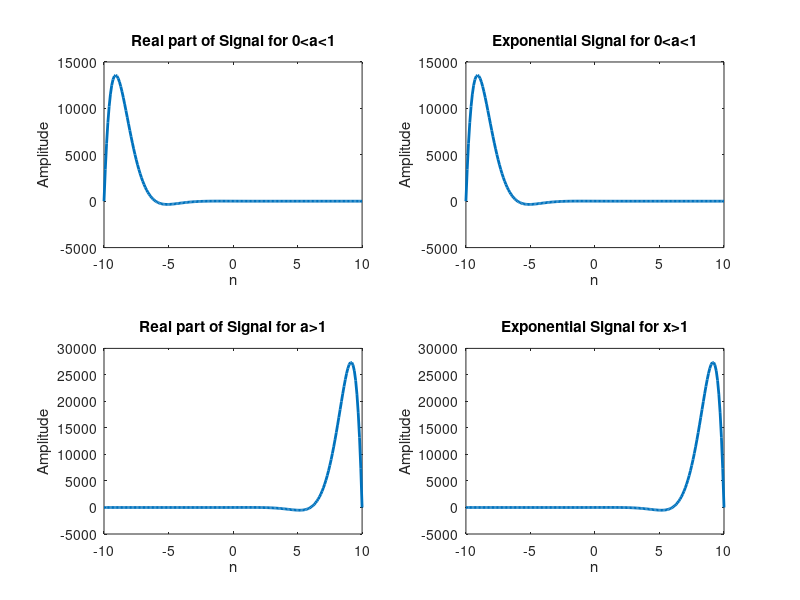

Reproduce this figure in MATLAB.
n = -10:0.1:10;
x1 = 5*exp(1i*n*pi/4);
x2Ga = 2.7.^n; 
x2La = 0.4.^n;
xm1 = x1.*x2La; xm2 = x1.*x2Ga;
subplot(2,2,1);
plot(n, real(xm1), 'linewidth', 2);
title('Real part of Signal for 0<a<1');
xlabel('n');
ylabel('Amplitude');
subplot(2,2,2);
plot(n, xm1, 'linewidth', 2);
title('Exponential Signal for 0<a<1');
xlabel('n');
ylabel('Amplitude');
subplot(2,2,3);
plot(n, real(xm2), 'linewidth', 2);
title('Real part of Signal for a>1');
xlabel('n');
ylabel('Amplitude');
subplot(2,2,4);
plot(n, xm2, 'linewidth', 2);
title('Exponential Signal for x>1');
xlabel('n');
ylabel('Amplitude');
